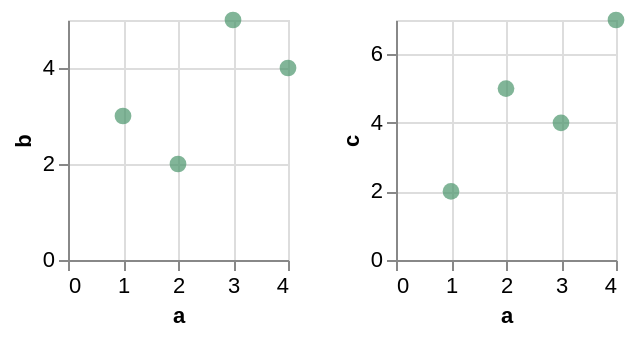

Express this chart as Vega-Lite.
### Vega-Lite specification from a JSON file in a GitHub repository (floating-point values rounded to 4 significant figures)
{"$schema": "https://vega.github.io/schema/vega-lite/v6.json", "data": {"values": [{"a": 1, "b": 3, "c": 2}, {"a": 2, "b": 2, "c": 5}, {"a": 3, "b": 5, "c": 4}, {"a": 4, "b": 4, "c": 7}]}, "repeat": ["b", "c"], "columns": 2, "spec": {"width": 110, "height": 120, "mark": {"type": "point", "filled": true, "size": 70}, "encoding": {"x": {"field": "a", "type": "quantitative"}, "y": {"field": {"repeat": "repeat"}, "type": "quantitative"}}}, "config": {"point": {"color": "#4c956c"}, "axis": {"labelFontSize": 11}}}
